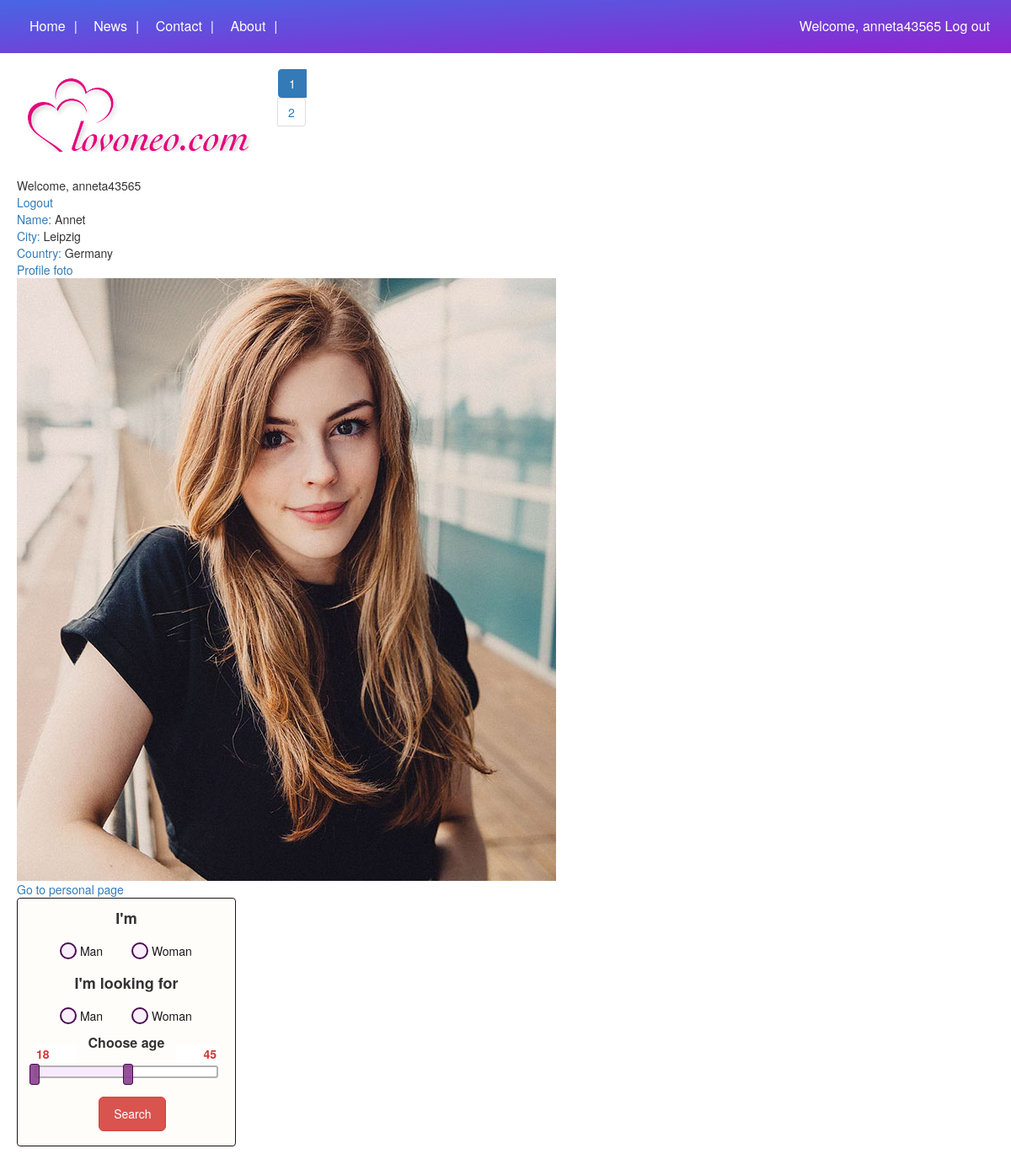
Screenshot of /index.php (signed in) with the database file from the repository.
### tables this page shows
CREATE TABLE `register_user` (
  `register_user_id` int(11) NOT NULL,
  `user_name` varchar(250) NOT NULL,
  `user_email` varchar(250) NOT NULL,
  `user_password` varchar(250) NOT NULL,
  `user_activation_code` varchar(250) NOT NULL,
  `user_id` varchar(255) NOT NULL,
  `user_email_status` enum('not verified','verified') NOT NULL,
  `first_name` varchar(1000) NOT NULL,
  `last_name` varchar(1000) NOT NULL,
  `country` varchar(1000) NOT NULL,
  `city` varchar(1000) NOT NULL,
  `birth_date` date DEFAULT NULL,
  `profile_foto` varchar(1000) NOT NULL,
  `details` varchar(1000) NOT NULL,
  `gender` varchar(255) NOT NULL,
  `weight` int(255) NOT NULL,
  `height` int(255) NOT NULL
);

### user_on.php (the view, shortened to what this page needs)
<?php
if(isset($_SESSION['user_name']))
{
echo 'Welcome, '.$_SESSION['user_name'];
echo '<br>';
echo '<a href="logout.php">Logout</a>';
}
?>
<div class="user_on">
<?php
include("connection.php");
$user_name = $_SESSION['user_name'];
$query = "SELECT * FROM register_user WHERE user_name = '$user_name'";
$mysql_result = mysqli_query($conn, $query);
?>
<?php
while ($row = mysqli_fetch_assoc($mysql_result)) :
?>
<a>Name:	</a><?php echo $row['first_name']; ?><br>
<a>City:	</a><?php echo $row['city'];?><br>
<a>Country:	</a><?php echo $row['country'];?><br>
<a>Profile foto	</a><img src = "<?php echo $row['profile_foto'];?>"><br>
<a href="personal_page_edit.php?user_activation_code=<?php echo $row['user_activation_code'];?>&&user_id=<?php echo $row['user_id'];?>">Go to personal page</a>
<?php endwhile; ?>
</div>

### rows the page displays
register_user: first_name "Annet", city "Leipzig", country "Germany", profile_foto (picture)

### other values shown
$_SESSION['user_name'] "anneta43565"
